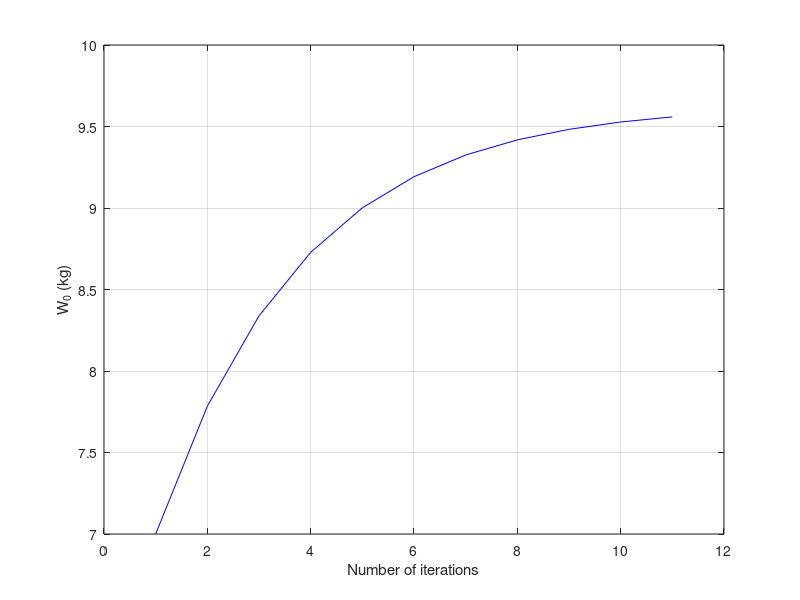

Here is the MATLAB script that generated this plot:
clc; clear all; close;

a = 0.5635;
b = -0.0624;
c = 1.0417;
d = 0.3403;

w = 7;
w_new = [];

%E = 4;
%W_batt_ratio = 0.0009237*E + 0.3607;

W_P = 0.6;

% for i = 1:10
%     w_new(i) = 1.05 ./ (1 - W_batt_ratio - (a*(w.^c)));
%     w = w_new(i);
% end

for i = 1:10
    w_new(i) = (c + W_P + a*w.^(b+1))/(1 - d);
    w = w_new(i);
end

w_final = [7,w_new];
w_new

figure(1);

plot(w_final,'b-')
xlabel('Number of iterations');
ylabel('W_0 (kg)');
grid();